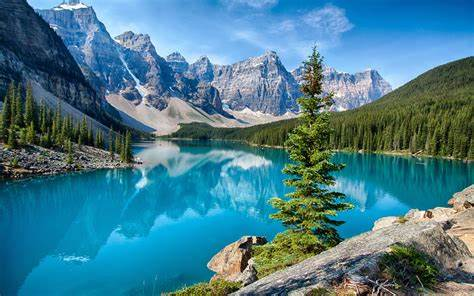
#> input picture lab3/image.jpg, 474 x 296 px
$ python main.py image.jpg
#> lines starting #> are read from the running program, lines starting #| are printed output that depends on the picture; after the words box and inside, x2 and y2 are one past the last pixel; in counts of white or black regions, pixels touching at a corner belong together
### lab3/read_file.py
import cv2
from numpy import ndarray


def read_file(path_to_file: str) -> ndarray:
    '''
    Read img to ndarray
    :param path_to_file: PATH to folder where image store
    :return: img ndarray
    '''
    img = cv2.imread(path_to_file)
    return img

### lab3/process_img.py
import cv2
from numpy import ndarray


def process2binary(img: ndarray) -> ndarray:
    '''
    Process img to binary
    :param img: img which will be process
    :return: binary image
    '''
    gray_img = cv2.cvtColor(img, cv2.COLOR_BGR2GRAY)
    ret, binary_img = cv2.threshold(gray_img, 128, 255, 0)
    return binary_img


def showimg(img: ndarray, name: str) -> None:
    '''
    Show image
    :param img: image which will show
    :param name: Name of header
    :return: None
    '''
    cv2.imshow(name, img)
    cv2.waitKey(0)


def getresolution(img: ndarray) -> tuple:
    wid = img.shape[1]
    hgt = img.shape[0]
    resolution = (wid, hgt)
    return resolution

### lab3/make_histogram.py
import cv2
import matplotlib.pyplot as plt
from numpy import ndarray


def calc_histogram(img: ndarray) -> list:
    '''
    Calculation of histogram
    :param img: img which be conversed into histogram
    :return: list of ndarray. It is a histograms sorted by channels
    '''
    channels = cv2.split(img)
    if len(channels) == 3:
        histb = cv2.calcHist([img], [0], None, [256], [0, 256])
        histr = cv2.calcHist([img], [1], None, [256], [0, 256])
        histg = cv2.calcHist([img], [2], None, [256], [0, 256])
        hists = [histb, histr, histg]
        return hists
    if len(channels) == 1:
        histbin = cv2.calcHist([img], [0], None, [256], [0, 256])
        hists = [histbin]
        return hists


def make_histogram(hists: list) -> None:
    '''
    Make histogram of image
    :param hists: list of ndarray,which store histogram sorted by channels(b,r,g) or binary
    :return: None
    '''
    plt.xlabel("Тон пикселя")
    plt.ylabel("Частота")
    plt.title("Гистограмма изображения по каналам")
    if len(hists) == 3:
        plt.plot(hists[0], label='Blue channel', color='b')
        plt.plot(hists[1], label='Red channel', color='r')
        plt.plot(hists[2], label='Green channel', color='g')
    if len(hists) == 1:
        plt.plot(hists[0], label='Binary channel')
    plt.legend()
    plt.show()

### lab3/args_parser.py
import argparse


def arg_parser() -> tuple:
    '''
    Parse args from console input
    :return: tuple of PATH to image and PATH to folder where will be saved processed image
    '''
    parser = argparse.ArgumentParser()
    parser.add_argument('pathtoimage', type=str, help='PATH to image,which will be processed')
    parser.add_argument('-ptf', '--pathtofolder', type=str, help='PATH to folder where will be save image')
    args = parser.parse_args()
    data = (args.pathtoimage, args.pathtofolder)
    return data

### lab3/main.py
import cv2

from args_parser import arg_parser
from make_histogram import make_histogram, calc_histogram
from process_img import process2binary, showimg, getresolution
from read_file import read_file


def main():
    path_to_image, path_to_folder = arg_parser()
    try:
        img = read_file(path_to_image)
#> in read_file, img is the input picture: shape (296, 474, 3); mean B, G, R 140.7, 124, 70.3
        resolution = getresolution(img)
#> resolution = (474, 296)
        print(f'{resolution[0]}x{resolution[1]}')
#| 474x296
        showimg(img, "Start img")
    except ProcessLookupError:
        print("Ошибка чтения файла")
    try:
        make_histogram(calc_histogram(img))
#> in calc_histogram, `histb = cv2.calcHist([img], [0], None, [256], [0, 256])`: histb = 256 values, max 2000 at index 0, min 161 at index 1, mean 548.1
#> in calc_histogram, `histr = cv2.calcHist([img], [1], None, [256], [0, 256])`: histr = 256 values, max 1176 at index 144, min 8 at index 252, mean 548.1
#> in calc_histogram, `histg = cv2.calcHist([img], [2], None, [256], [0, 256])`: histg = 256 values, max 10621 at index 0, min 9 at index 254, mean 548.1
#> in make_histogram, `plt.show()`:
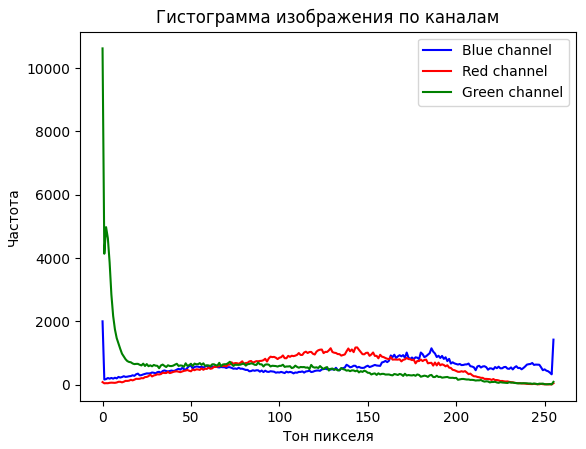
#> figure drawn by matplotlib, 1 panel; curve peaks at x = 0, y = 2000; curve peaks at x = 144, y = 1176; curve peaks at x = 0, y = 10621
    except Exception:
        print("Ошибка построения гистограммы")
    try:
        binary_img = process2binary(img)
#> in process2binary, `gray_img = cv2.cvtColor(img, cv2.COLOR_BGR2GRAY)`:
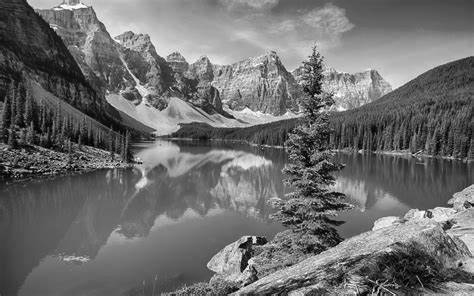
#> gray_img: shape (296, 474); min 0, max 255, mean 109.8
#> in process2binary, `ret, binary_img = cv2.threshold(gray_img, 128, 255, 0)`:
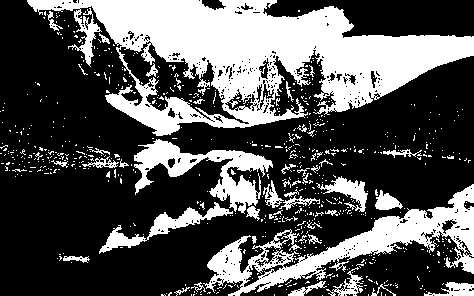
#> binary_img: shape (296, 474); 32.8% white; 693 white regions (649 under 20 px), largest, box (x1, y1, x2, y2) and area: (27, 0, 474, 136) 27193, (203, 184, 474, 296) 7908, (134, 139, 273, 214) 3535
        showimg(binary_img, "Binary img")
        make_histogram(calc_histogram(binary_img))
#> in make_histogram (call 2), `plt.show()`:
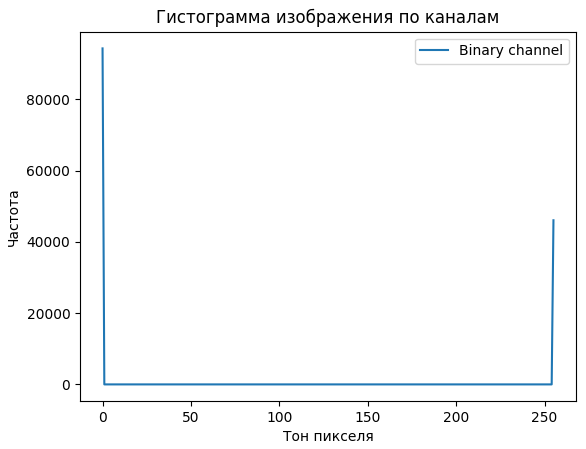
#> figure drawn by matplotlib, 1 panel; curve peaks at x = 0, y = 94260
    except Exception:
        print("Ошибка обработки изображения в бинарное")
    try:
        cv2.imwrite(path_to_folder, binary_img)
    except Exception:
        print("Ошибка записи бинарного изображения")


if __name__ == "__main__":
    main()
